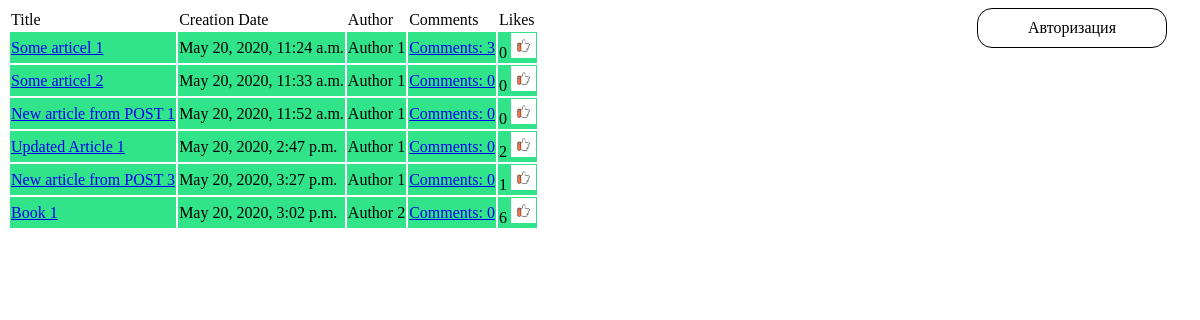
The page / on the database its author committed.
### news/models.py (models this page shows, shortened)
class Article(models.Model):
    class Meta:
        db_table = 'article'
    title = models.CharField(verbose_name='Title', max_length=80, blank=False)
    link = models.URLField(verbose_name='Link', max_length=200, blank=False)
    creation_date = models.DateTimeField(
        verbose_name='Creation date', auto_now_add=True, auto_now=False)
    author = models.ForeignKey(
        Author, verbose_name='Author', related_name='articles', on_delete=models.CASCADE)
    likes = models.IntegerField(blank=True, default=0, null=True)

class Author(models.Model):
    class Meta:
        db_table = 'author'
    name = models.CharField(verbose_name='Author', max_length=40)
    email = models.EmailField(verbose_name='E-mail')
    def __str__(self):
        return self.name

### newsShow/views.py (the view)
# urls.py: 2. Add a URL to urlpatterns:  path('', Home.as_view(), name='home')
class Home(TemplateView):
    template_name = 'index.html'
    def get(self, request):
        ctx = {}
        all_articles = Article.objects.all()
        count_comments = Article.objects.annotate(
            number_of_answers=Count('commentArticle'))
        ctx['articles'] = zip(all_articles, count_comments)
        return render(request, self.template_name, ctx)

### newsShow/templates/index.html (shortened to what this page needs)
{% load static %}
<!DOCTYPE html>
<html lang="en">
<head>
</head>
<body>
    {%block content%}
    {% if user.is_authenticated  %}
    <a href="api/v1/auth/logout?next=/" , id="a_auth">выйти({{user.username}})</a>
    {% else %}
    <a href="api/v1/auth/login/?next=/" , id="a_auth">Авторизация</a>
    {% endif %}
    <table id='table_id'>
        <tr>
            <td>Title</td>
            <td>Creation Date</td>
            <td>Author</td>
            <td>Comments</td>
            <td>Likes</td>
        </tr>
        {% for elem, count_coments in articles %}
        <tr style='background : rgb(49, 228, 138); color: black;'>
            <td><a href="{{elem.link}}">{{elem.title}}</a></td>
            <td>{{elem.creation_date}}</td>
            <td>{{elem.author}}</td>
            <td>
                <a href="showComments/{{elem.id}}">Comments: {{count_coments.number_of_answers}}</a>
            </td>
            <td>{{elem.likes}}
                <a href="addLike/{{elem.id}}">
                    <img src="{% static 'image/like-1873541_640.png' %}" width="25px" height="25px">
                </a>
            </td>
        </tr>
        {% endfor %}
    </table>
    {%endblock%}
</body>
</html>

### newsShow/templates/index.html (style rules this page uses)
#a_auth { display: block; float: right; margin-right: 25px; padding: 10px 50px; color: black; border-radius: 15px; border: 1px solid black; text-decoration: none; transition: color 0.5s, background 0.5s; }

### rows shown on the page
Article: title "Some articel 1", creation_date "May 20, 2020, 11:24 a.m.", author "Author 1", number_of_answers "3", likes "0"
Article: title "Some articel 2", creation_date "May 20, 2020, 11:33 a.m.", author "Author 1", number_of_answers "0", likes "0"
Article: title "New article from POST 1", creation_date "May 20, 2020, 11:52 a.m.", author "Author 1", number_of_answers "0", likes "0"
Article: title "Updated Article 1", creation_date "May 20, 2020, 2:47 p.m.", author "Author 1", number_of_answers "0", likes "2"
Article: title "New article from POST 3", creation_date "May 20, 2020, 3:27 p.m.", author "Author 1", number_of_answers "0", likes "1"
Article: title "Book 1", creation_date "May 20, 2020, 3:02 p.m.", author "Author 2", number_of_answers "0", likes "6"
